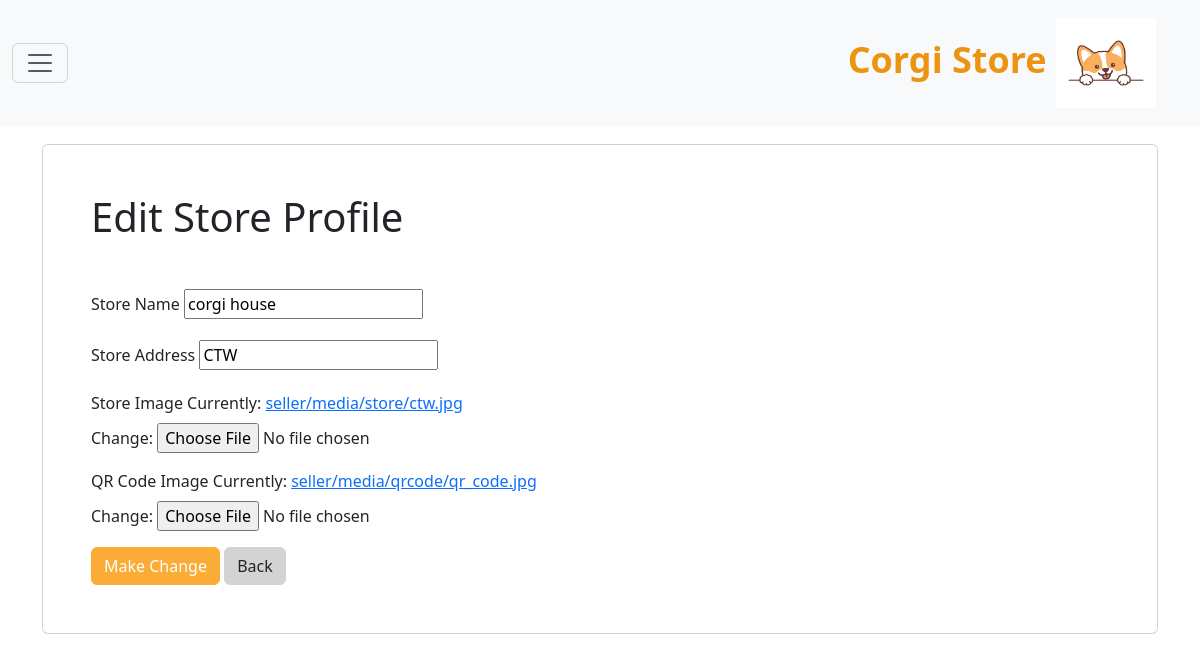
Page /seller/store-profile/edit-profile/ (signed in) on the earlier database version.
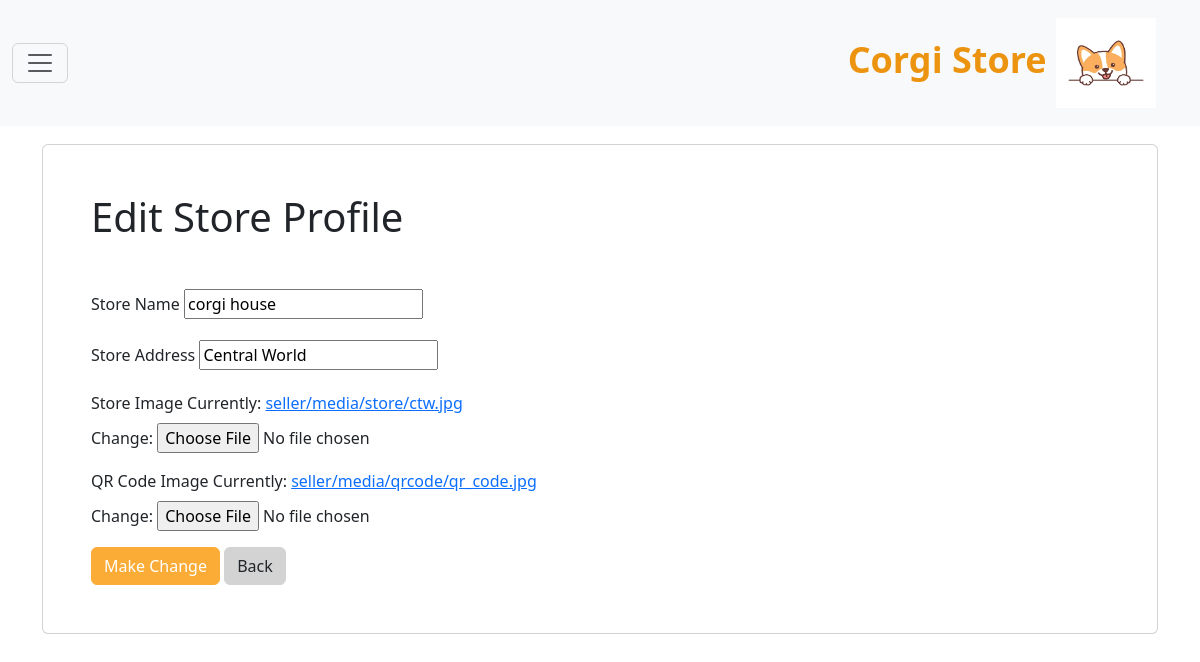
Same page on the later database version.
### seller/models.py (models this page shows, shortened)
class Seller(models.Model):
    user = models.OneToOneField(settings.AUTH_USER_MODEL,max_length=100, null=False, blank=False, on_delete=models.CASCADE)
    store_name = models.CharField(max_length=50)
    store_address = models.CharField(max_length=300,default=None)
    store_image = models.ImageField(upload_to="seller/media/store/")
    qrcode_image = models.ImageField(upload_to="seller/media/qrcode/")
    last_update = models.DateTimeField(auto_now=True)
    store_phone = models.CharField(max_length=10, default= None, null=True)
    def __str__(self):
            return self.store_name

### seller/views.py (the view)
# urls.py: path('store-profile/edit-profile/', views.edit_store, name='edit_profile'),
@login_required
def edit_store(request):
    user = request.user.id
    try:
        seller = get_object_or_404(Seller, user_id=user)
        print(seller)
        form = SellerProfile(instance=seller)
        context = {'form': form }
        if request.method == "POST":
            form = SellerProfile(request.POST, request.FILES, instance=seller)
            if form.is_valid():
                print('valid')
                form.save()
        return render(request, "edit_store.html", context)
    except:
        context = {}
    return render(request, "edit_store.html", context)

### seller/forms.py
class SellerProfile(forms.ModelForm):
    class Meta:
        model = Seller
        fields = ["store_name", "store_address", "store_image", "qrcode_image"]

### seller/templates/edit_store.html (shortened to what this page needs)
{% extends "Sbase.html" %}
{% block content %}
<div class="container">
  <div class="card p-5">
    <h1 class="mb-5">Edit Store Profile</h1>
    <form method="post" enctype="multipart/form-data">
      <div class="mb-3">
        <label for="{{ form.store_name.id_for_label }}" class="form-label">Store Name</label>
        {{ form.store_name }}
      </div>
      <div class="mb-3">
        <label for="{{ form.store_address.id_for_label }}" class="form-label">Store Address</label>
        {{ form.store_address }}
      </div>
      <div class="mb-3">
        <label for="{{ form.store_image.id_for_label }}" class="form-label">Store Image</label>
        {{ form.store_image }}
      </div>
      <div class="mb-3">
        <label for="{{ form.qrcode_image.id_for_label }}" class="form-label">QR Code Image</label>
        {{ form.qrcode_image }}
      </div>
      <button type="submit" class="btn btn-primary" style="background-color: #faac36; border-color: #faac36;">Make Change</button>
      <a href="/seller/store-profile" class="btn btn-bg-secondary" style="background-color: lightgrey; border-color: lightgrey;">Back</a>
    </form>
  </div>
</div>
{% endblock %}

Differences in the rows shown:
changed Seller "corgi house": store_address "CTW" → "Central World"
